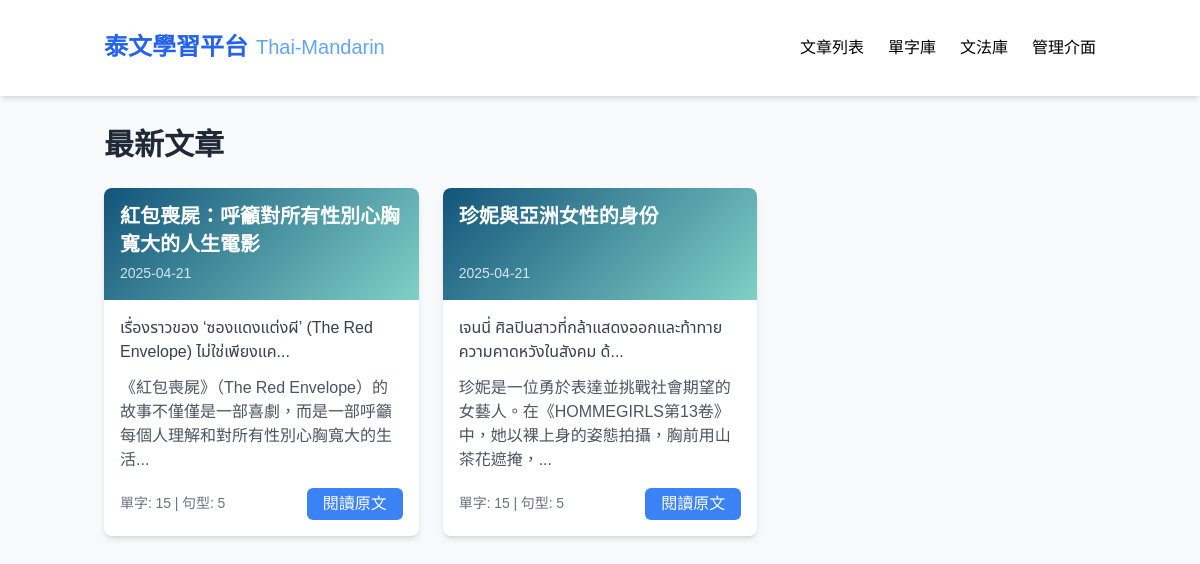
Before: / with the older database file.
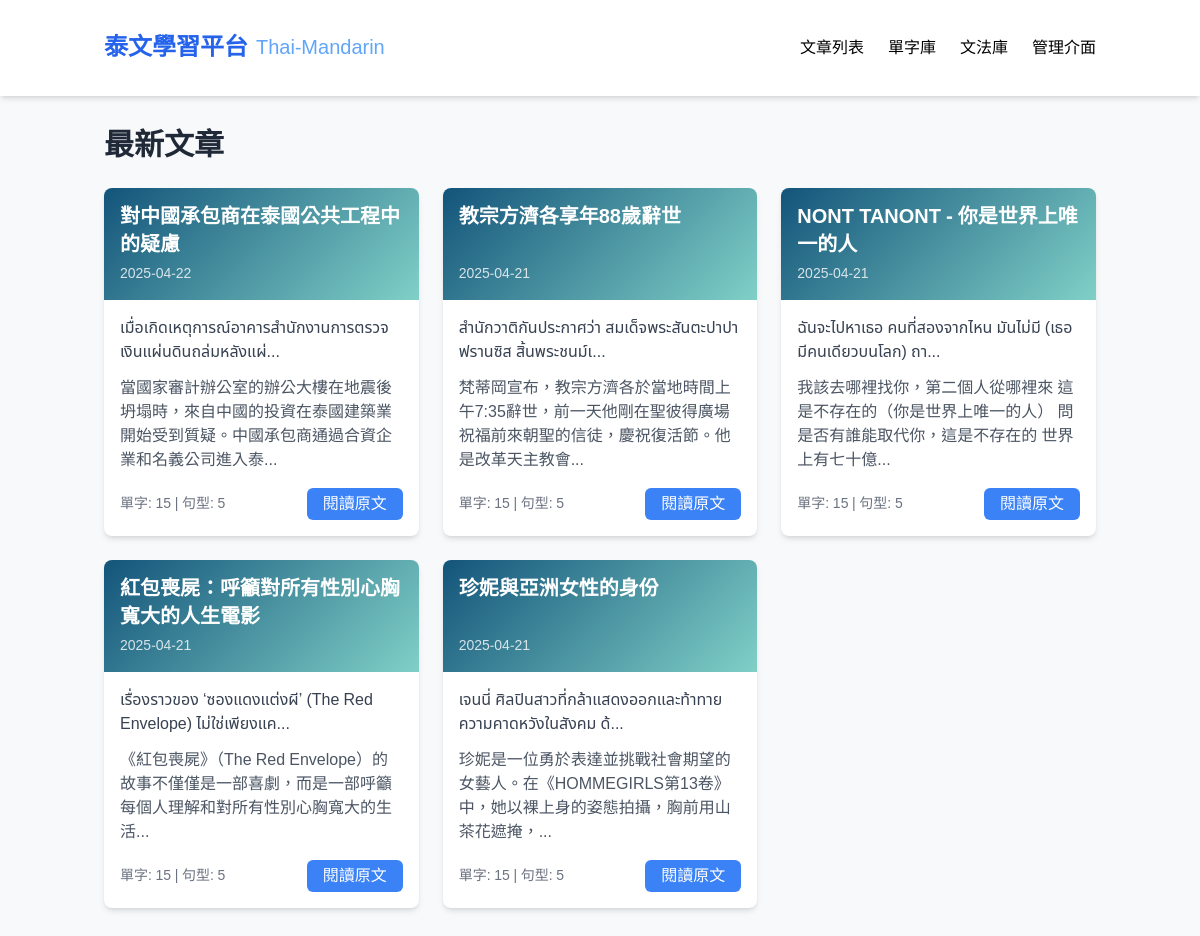
After: the same page with the newer database file.
### tables this page shows
CREATE TABLE Article (
    id INTEGER PRIMARY KEY,
    title TEXT,
    content TEXT,
    chineseContent TEXT,
    category TEXT,
    url TEXT,
    status TEXT,
    createdAt TEXT,
    updatedAt TEXT,
    authorId INTEGER,
    chineseTitle TEXT
);

### app_sqlite.py (the view)
@app.route('/')
def index():
    conn = get_db_connection()
    articles = conn.execute('SELECT * FROM Article ORDER BY createdAt DESC').fetchall()
    conn.close()
    return render_template('index.html', articles=articles)

### app_sqlite.py (called while the page is built)
def get_db_connection():
    base_path = os.path.dirname(os.path.abspath(__file__))
    db_path = os.path.join(base_path, 'data.db')
    conn = sqlite3.connect(db_path)  # SQLite 檔名
    conn.row_factory = sqlite3.Row     # 讓取出的資料像字典一樣操作
    return conn

### templates/index.html (shortened to what this page needs)
<!DOCTYPE html>
<html lang="zh-TW">
<head>
  <script src="https://cdn.tailwindcss.com"></script>
</head>
<body>
  <nav class="bg-white shadow-md sticky top-0 z-50">
    <div class="container mx-auto px-4 py-4">
      <div class="flex justify-between items-center py-4">
        <div class="flex items-center space-x-2">
          <span class="text-2xl font-bold text-blue-600">泰文學習平台</span>
          <span class="thai-text text-xl text-blue-400">Thai-Mandarin</span>
        </div>
        <div class="hidden md:flex space-x-6">
          <a href="#" class="tab-btn active-tab" data-tab="articles">文章列表</a>
          <a href="/vocabulary" class="hover:text-blue-600">單字庫</a>
          <a href="#" class="tab-btn" data-tab="grammar">文法庫</a>
          <a href="#" class="tab-btn" data-tab="admin">管理介面</a>
        </div>
      </div>
    </div>
  </nav>
<div class="container mx-auto px-4 py-8">
  <div id="articles" class="tab-content">
    <div class="mb-8">
      <h1 class="text-3xl font-bold mb-6 text-gray-800">最新文章</h1>
      <div class="grid grid-cols-1 md:grid-cols-2 lg:grid-cols-3 gap-6">
        {% for article in articles %}
        <div class="bg-white rounded-lg shadow-md overflow-hidden hover:shadow-lg transition-shadow duration-300">
        <div class="gradient-bg p-4 text-white h-28 flex flex-col justify-between">
          <h3 class="text-xl font-semibold leading-snug line-clamp-2 break-words">{{ article.chineseTitle }}</h3>
          <p class="text-sm opacity-80">{{ article.createdAt[:10] }}</p>
        </div>
          <div class="p-4">
            <p class="thai-text mb-3 text-gray-700">{{ article.content[:60] }}...</p>
            <p class="mb-4 text-gray-600">{{ article.chineseContent[:60] }}...</p>
            <div class="flex justify-between items-center">
              <span class="text-sm text-gray-500">單字: 15 | 句型: 5</span>
              <a href="/article/{{ article.id }}" class="bg-blue-500 hover:bg-blue-600 text-white px-4 py-1 rounded-md">閱讀原文</a>
            </div>
          </div>
        </div>
      {% endfor %}
      </div>
    </div>
  </div>
</div>
</body>
</html>

### templates/index.html (style rules this page uses)
body { font-family: 'Noto Sans TC', 'Noto Sans Thai', sans-serif; background-color: #f8f9fa; }
.thai-text { font-family: 'Noto Sans Thai', sans-serif; }
.gradient-bg { background: linear-gradient(135deg, #13547a 0%, #80d0c7 100%); }

Changed rows visible on the page:
added Article: chineseTitle "對中國承包商在泰國公共工程中的疑慮", createdAt "2025-04-22", content "เมื่อเกิดเหตุการณ์อาคารสำนักงานการตรวจเงินแผ่นดินถล่มหลังแผ่", chineseContent "當國家審計辦公室的辦公大樓在地震後坍塌時，來自中國的投資在泰國建築業開始受到質疑。中國承包商通過合資企業和名義公司進入泰"
added Article: chineseTitle "教宗方濟各享年88歲辭世", createdAt "2025-04-21", content "สำนักวาติกันประกาศว่า สมเด็จพระสันตะปาปาฟรานซิส สิ้นพระชนม์เ", chineseContent "梵蒂岡宣布，教宗方濟各於當地時間上午7:35辭世，前一天他剛在聖彼得廣場祝福前來朝聖的信徒，慶祝復活節。他是改革天主教會"
added Article: chineseTitle "NONT TANONT - 你是世界上唯一的人", createdAt "2025-04-21", content "ฉันจะไปหาเธอ คนที่สองจากไหน มันไม่มี (เธอมีคนเดียวบนโลก) ถา", chineseContent "我該去哪裡找你，第二個人從哪裡來 這是不存在的（你是世界上唯一的人） 問是否有誰能取代你，這是不存在的 世界上有七十億"
